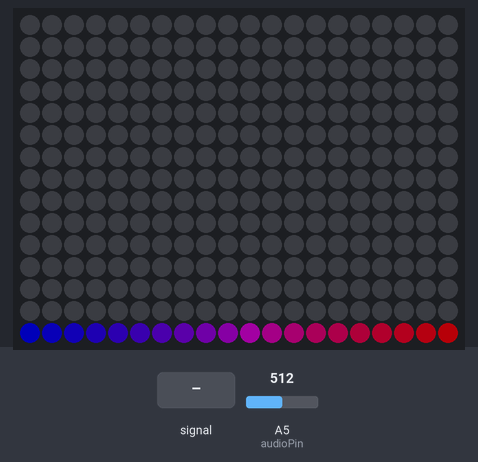
This sketch was run on a simulated Arduino Uno, built with avr-gcc and run on an emulated ATmega328P. On the bench: 20×15 RGB LED matrix (first LED top left, wired row by row). The inputs (shaded band) are chosen by the test bench; at power-on: A5 (audioPin) = 512. Dim RGB values are drawn brighter than linear.

Above: at 1.2 s.
1.3 s: A5 (audioPin) fed a 200 Hz sine of ±81 counts around its level
At 2.1 s:
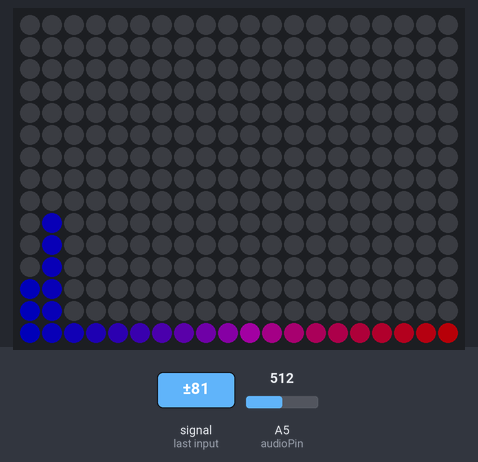
3.0 s: A5 (audioPin) set to 716
At 3.7 s:
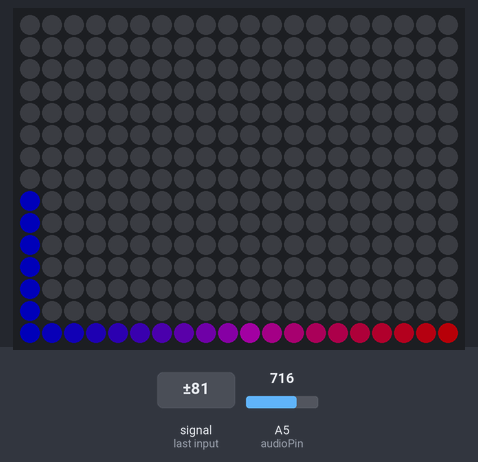
4.7 s: A5 (audioPin) fed a 1000 Hz sine of ±255 counts around its level
At 5.25 s:
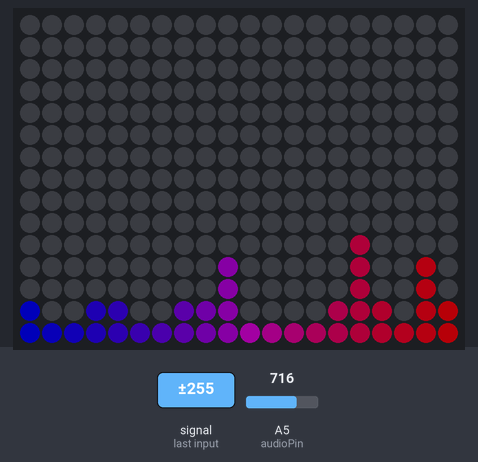
6.4 s: A5 (audioPin) set to 900
At 7.8 s:
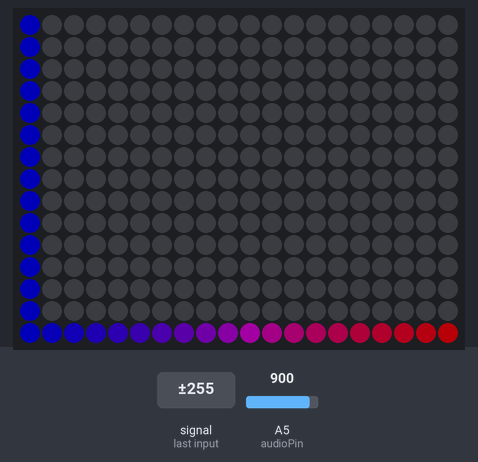
8.1 s: A5 (audioPin) set to 30
At 9.4 s:
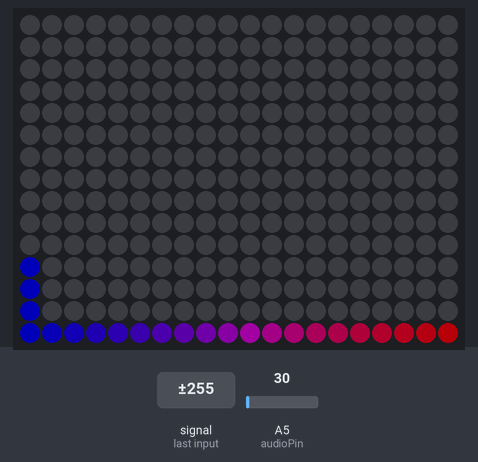
Timing chart, 0 to 10.9 s (numbered marks = the images above; inputs shaded):
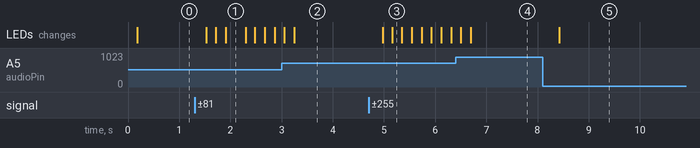

The sketch:

MusicFFTVisualizer.ino
```cpp
#include <FastLED.h>
#include <LEDMatrix.h>
#include <fix_fft.h>   //to get input from audio source, connect audio output to Analog 0.

#define mHeight 15
#define mWidth 20
#define mSize (mWidth*mHeight)
#define mLayout VERTICAL_ZIGZAG_MATRIX
#define DATA_PIN 12
#define audioPin A5 // Left or right channel audio positive lead connects here
#define buttonPin 10
#define maxFreqAmplitude 40   // Change this value to adjust the sensitivity

char data[128], im[128];  // FFT Array Variables
char data_out[20];

int color_command = 0;

//********************************************** Defining Custom RGB Palettes

// Position, Gval, Rval, Bval

DEFINE_GRADIENT_PALETTE(BlueToRed)
{
  0, 0, 0, 255,
  255,  255, 0, 0
};

//**********************************************

cLEDMatrix < mWidth, mHeight, mLayout > leds;

CRGBPalette16 hue;

void setup()
{
  FastLED.addLeds<WS2812B, DATA_PIN, GRB>(leds[0], leds.Size());
  FastLED.setBrightness(70);
  //Serial.begin(9600);
}

void loop()
{
  for (int i = 0; i < 128; i++)
  {
    data[i] = analogRead(audioPin);
    im[i] = 0;
  }

  fix_fft(data, im, 7, 0);

  for (int i = 0; i < 64; i++) // only need N/2 elements of the array
  {
    data[i] = sqrt(data[i] * data[i] + im[i] * im[i]);
  }

  for (int i = 0; i < 20; i++)
    data_out[i] = (data[i * 3] + data[i * 3 + 1] + data[i * 3 + 2])/3;


  for (int i = 0; i < 20; i++)
    data_out[i] = map(data_out[i], 0, maxFreqAmplitude, 0, mHeight);

  FastLED.clear();

  for (int i = 0; i < mWidth; i++)
  {
    leds.DrawLine(i, 0, i, data_out[i], ColorFromPalette(BlueToRed, 12 * i));
  }

  FastLED.show();
}
```

Measured:
- after the input at 1.3 s, the LEDs: first change after 0.23 s (image 1 shows a later state)
- after the input at 4.7 s, the LEDs: first change after 0.28 s (image 3 shows a later state)
- after the input at 8.1 s, the LEDs: change after 0.33 s (image 5)
